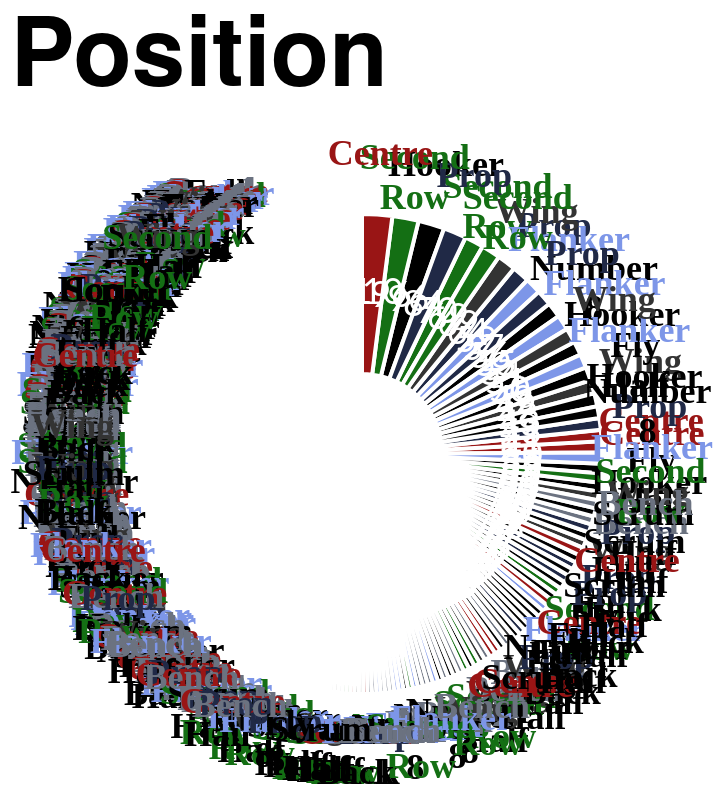

Express this chart as Vega-Lite.
### Vega-Lite specification from a JSON file in a GitHub repository (floating-point values rounded to 4 significant figures; data arrays with more than 128 entries replaced by an {"elided": "..."} marker saying what was removed)
{"config": {"axis": {"labelFont": "PT Sans Narrow, Helvetica Neue, Helvetica, Arial, sans-serif", "titleFont": "PT Sans Narrow, Helvetica Neue, Helvetica, Arial, sans-serif", "labelFontSize": 13, "titleFontSize": 24, "gridColor": "#202947", "gridOpacity": 0.2, "zindex": 1}, "text": {"font": "Lato, sans-serif"}, "bar": {"cornerRadiusEnd": 5}, "header": {"labelFont": "PT Sans Narrow, Helvetica Neue, Helvetica, Arial, sans-serif", "titleFont": "PT Sans Narrow, Helvetica Neue, Helvetica, Arial, sans-serif", "labelFontSize": 24, "titleFontSize": 28, "labelFontWeight": "bold", "orient": "left"}, "legend": {"labelFont": "PT Sans Narrow, Helvetica Neue, Helvetica, Arial, sans-serif", "titleFont": "PT Sans Narrow, Helvetica Neue, Helvetica, Arial, sans-serif", "labelFontSize": 14, "titleFontSize": 16, "titlePadding": 5, "fillColor": "white", "strokeColor": "black", "padding": 10, "titleFontWeight": "lighter", "titleFontStyle": "italic", "titleColor": "gray", "offset": 10}, "title": {"font": "PT Sans Narrow, Helvetica Neue, Helvetica, Arial, sans-serif", "fontSize": 48, "fontWeight": "bold", "anchor": "start", "align": "center", "titlePadding": 20, "subtitlePadding": 10, "subtitleFontSize": 13, "subtitleColor": "", "subtitleFontStyle": "italic", "offset": 15, "color": "black"}, "axisX": {"labelAngle": 0}, "facet": {"title": null, "header": null, "align": {"row": "each", "column": "each"}}, "resolve": {"scale": {"y": "independent", "facet": "independent"}}, "background": "transparent", "scale": {"offsetBandPaddingOuter": 0.2, "offsetBandPaddingInner": 0.1}, "view": {"stroke": null, "background": "transparent"}}, "layer": [{"mark": {"type": "arc", "innerRadius": 40, "outerRadius": 120, "stroke": "#ffffff", "strokeWidth": 2}, "encoding": {"color": {"field": "position", "legend": null, "scale": {"domain": ["Prop", "Flanker", "Second Row", "Centre", "Wing", "Fly Half", "Hooker", "Scrum Half", "Full Back", "Number 8", "Bench"], "range": ["#202946", "#7d96e8", "#146f14", "#991515", "#333333", "#000000", "#000000", "#000000", "#000000", "#000000", "#6b7280"]}, "sort": {"field": "sort_order", "op": "min", "order": "ascending"}, "type": "nominal"}, "order": {"field": "appearances", "sort": "ascending", "type": "quantitative"}, "theta": {"field": "appearances", "sort": "descending", "stack": true, "title": "Appearances", "type": "quantitative"}, "tooltip": [{"field": "player", "title": "Player", "type": "nominal"}, {"field": "position", "title": "Position", "type": "nominal"}, {"field": "appearances", "title": "Appearances", "type": "quantitative"}]}}, {"mark": {"type": "text", "dy": -5, "font": "PT Sans Narrow", "fontSize": 18, "fontWeight": "bold", "radius": 145}, "encoding": {"color": {"field": "position", "legend": null, "scale": {"domain": ["Prop", "Flanker", "Second Row", "Centre", "Wing", "Fly Half", "Hooker", "Scrum Half", "Full Back", "Number 8", "Bench"], "range": ["#202946", "#7d96e8", "#146f14", "#991515", "#333333", "#000000", "#000000", "#000000", "#000000", "#000000", "#6b7280"]}, "type": "nominal"}, "opacity": {"condition": {"test": "datum.appearances > 2", "value": 1}, "value": 0}, "order": {"field": "appearances", "sort": "ascending", "type": "quantitative"}, "text": {"field": "position_label", "type": "nominal"}, "theta": {"field": "appearances", "sort": "descending", "stack": true, "title": "Appearances", "type": "quantitative"}}, "transform": [{"calculate": "split(datum.position, ' ')", "as": "position_label"}]}, {"mark": {"type": "text", "color": "white", "fontSize": 18, "radius": 80}, "encoding": {"order": {"field": "appearances", "sort": "ascending", "type": "quantitative"}, "text": {"field": "appearances", "type": "nominal"}, "theta": {"field": "appearances", "sort": "descending", "stack": true, "title": "Appearances", "type": "quantitative"}}}], "data": {"name": "data-f4cbae873530620b29d4d2cfb3e565cd"}, "height": 300, "resolve": {"scale": {"color": "shared"}}, "title": "Position", "width": 300, "$schema": "https://vega.github.io/schema/vega-lite/v5.20.1.json", "datasets": {"data-f4cbae873530620b29d4d2cfb3e565cd": {"elided": "770 records"}}}
